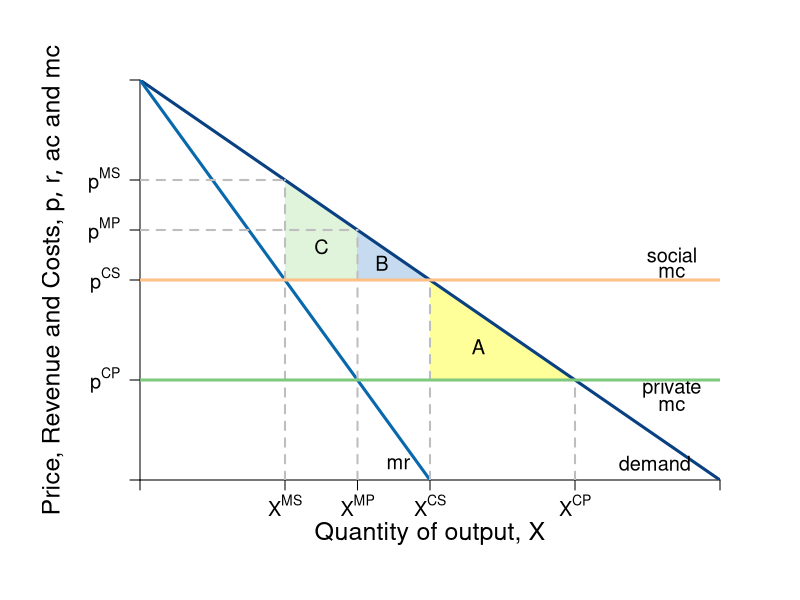

The R source for this figure:
#Graph Designer: Simon Halliday
#Authors: Bowles, Foley and Halliday
#Title: Coordination, Conflict and Competition: A Text in Microeconomics

require(shape)
pdf(file = "what_can_markets_do/markets_competition_monopolist_external.pdf", width = 9, height = 7)

#Set parameters for graphics
axislabelsize <- 1.5
labelsize <- 1.2
graphlinewidth <- 3
segmentlinewidth <- 2

COL <- c("#7fc97f", "#beaed4", "#fdc086", "#ffff99", "#386cb0", "#f0027f", "#bf5b17", "#666666")
COLA <- c("#e0f3db", "#99d8c9","#66c2a4","#41ae76", "#238b45", "#005824")
COLB <- c("#c6dbef", "#4eb3d3", "#2b8cbe", "#0868ac","#084081")

#Edited the margins to cater for the larger LHS labels
par(mar =  c(6, 7, 4, 4))

AvgRevenue <- function(x, rmax = 12, xmax = 12){
  rmax - (rmax/xmax)*x
}
  
MRevenue <- function(x, rmax = 12, xmax = 12){
  rmax - 2*(rmax/xmax)*x
}

AvgCost <- function(x, c0 = 2, c1 = 4){
  c0/x + c1
}

xlims <- c(0, 12)
ylims <- c(0, 12)

npts <- 501 
x <- seq(xlims[1], xlims[2], length.out = npts)
y <- seq(ylims[1], ylims[2], length.out = npts) 
a <- c(13, 16.75, 19.25)

plot(0, 0, xlim = xlims, ylim = ylims, type = "n",
     xlab = expression(paste("")),
     ylab = expression(paste("")), 
     xaxt = "n", 
     yaxt = "n", 
     cex.lab = axislabelsize, 
     bty = "n",
     xaxs="i", 
     yaxs="i")

# ticksy <- seq(from = ylims[1], to = ylims[2], by = 1)
# ylabels <- seq(from = ylims[1], to = ylims[2], by = 1)
# ticksx <- seq(from = xlims[1], to = xlims[2], by = 1)
# xlabels <- seq(from = xlims[1], to = xlims[2], by = 1)
ticksy <- c(0, 3, 6, AvgRevenue(x = 4.5), 9,  ylims[2])
ylabels <- c(NA, expression(paste(p^{CP})), expression(paste(p^{CS})), expression(paste(p^{MP})), expression(paste(p^{MS})), NA)
ticksx <- c(0, 3, 4.5, 6, 9, xlims[2])
xlabels <- c(NA, expression(paste(X^{MS})), expression(paste(X^{MP})), expression(paste(X^{CS})), expression(paste(X^{CP})), NA)

axis(1, at = ticksx, pos = 0, labels = xlabels, cex.axis = labelsize)
axis(2, at = ticksy, pos = 0, labels = ylabels, las = 1, cex.axis = labelsize)

npts <- 500 
xx1 <- seq(xlims[1], xlims[2], length.out = npts)
xx3 <- seq(2, 6, length.out = npts)

#Draw the polygon for A
xpolya <- c(6, 9, 6, 6)
ypolya <- c(3, 3, 6, 3)
polygon(x = xpolya, y = ypolya, col=COL[4], density=NULL, border = NA)

#Draw the polygon for B
xpolyb <- c(4.5, 6, 4.5, 4.5)
ypolyb <- c(6, 6, AvgRevenue(x = 4.5), 6)
polygon(x = xpolyb, y = ypolyb, col=COLB[1], density=NULL, border = NA)


#Draw the polygon for area C
xpolyc <- c(3, 4.5, 4.5, 3, 3)
ypolyc <- c(MRevenue(x = 3), MRevenue(x = 3), AvgRevenue(x = 4.5), AvgRevenue(x = 3), MRevenue(3))
polygon(x = xpolyc, y = ypolyc, col = COLA[1], density = NULL, border = NA)


#lines(xx1, bcA(xx1, w = 10, p = 1.5), col = COLB[3], lwd = graphlinewidth)
lines(xx1, AvgRevenue(xx1, rmax = 12, xmax = 12), col = COLB[5], lwd = graphlinewidth)
lines(xx1, MRevenue(xx1, rmax = 12, xmax = 12), col = COLB[4], lwd = graphlinewidth)
#lines(xx1, AvgCost(xx1, c0 = 2, c1 = 4), col = COLA[5], lwd = graphlinewidth)

#Label the axes
mtext(expression(paste("Quantity of output, ", X)), side=1, line = 2.5, cex = axislabelsize)
text(-1.8, 0.5*ylims[2], expression(paste("Price, Revenue and Costs, ", list(p, r, ac), " and ", mc)), xpd = TRUE, cex = axislabelsize, srt = 90) 

#Label curves
#text(10.5, 4.5, expression(paste(ac(x) == mc(x))), cex = labelsize)
#text(10.5, 3, expression(paste(p(x) == p[max] - s*x)), cex = labelsize)
text(5.35, 0.5, expression(paste(mr)), cex = labelsize)
text(10.65, 0.5, expression(paste(demand)), cex = labelsize)

text(11, 6.75, expression(paste("social")), cex = labelsize)
text(11, 6.25, expression(paste("mc")), cex = labelsize)

text(11, 2.75, expression(paste("private")), cex = labelsize)
text(11, 2.25, expression(paste("mc")), cex = labelsize)

#Labels cost and profit areas
#text(2, 0.5*AvgCost(x = 4), expression("Total Costs"), cex = labelsize)
#text(2, 6, expression("Profit"), cex = labelsize)

#Draw segments for total costs
segments(0, AvgRevenue(x = 3), 3, AvgRevenue(x = 3), lty = 2, col = "gray" , lwd = segmentlinewidth)
segments(0, AvgRevenue(x = 4.5), 4.5, AvgRevenue(x = 4.5), lty = 2, col = "gray" , lwd = segmentlinewidth)

segments(3, 0, 3, AvgRevenue(x = 3), lty = 2, col = "gray" , lwd = segmentlinewidth)
segments(4.5, 0, 4.5, AvgRevenue(x = 4.5), lty = 2, col = "gray" , lwd = segmentlinewidth)
segments(6, 0, 6, AvgRevenue(x = 6), lty = 2, col = "gray" , lwd = segmentlinewidth)
segments(9, 0, 9, AvgRevenue(x = 9), lty = 2, col = "gray" , lwd = segmentlinewidth)
segments(0, 3, xlims[2], 3, lty = 1, col = COL[1] , lwd = graphlinewidth)
segments(0, 6, xlims[2], 6, lty = 1, col = COL[3] , lwd = graphlinewidth)


#Label Points for comparison
#points(4, MRevenue(x = 4), pch = 16, col = "black", cex = 1.5)
#text(3.8, MRevenue(x = 4) - 0.4, expression(i), cex = labelsize)


#points(4, AvgRevenue(x = 4), pch = 16, col = "black", cex = 1.5)
text(7, 4, expression(A), cex = labelsize)
text(5, 6.5, expression(B), cex = labelsize)
text(3.75, 7, expression(C), cex = labelsize)


#Arrow to mr = mc
#text(7.5, 9.5, expression(paste("Profit Maximum at")), cex = labelsize)
#text(7.5, 9, expression(paste(mr == mc)), cex = labelsize)
#Arrows(6.1, 9.2, 4.2, 4.3, col = "black", lty = 1, lwd = 2, arr.type = "triangle", arr.lwd = 0.5)



dev.off()
